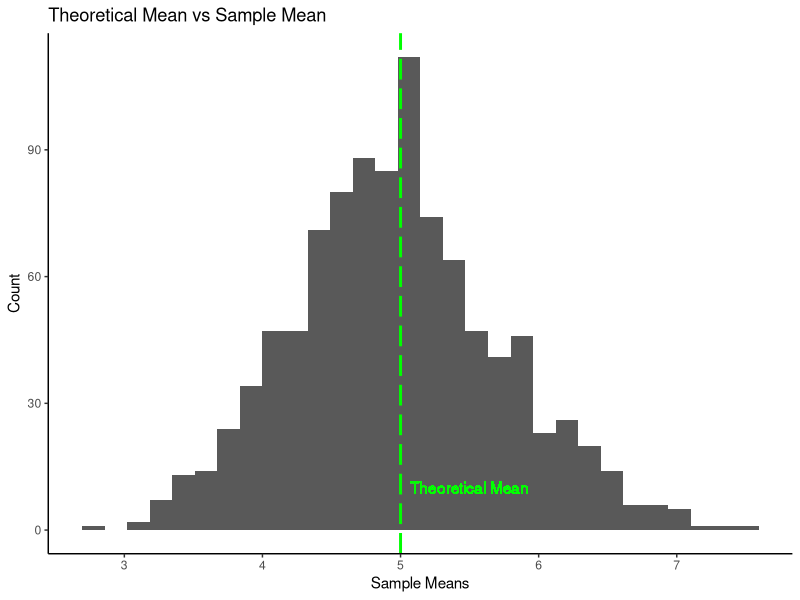

R code for this plot:
## ---- chunk 1
mns<-NULL
for (i in 1:1000) {
        mns=c(mns,mean(rexp(40,0.2)))
}
mns<-data.frame(mns)
## ---- chunk 2
library(ggplot2)
ggplot(data=mns, aes(mns))+
        geom_histogram()+
        labs(title="Theoretical Mean vs Sample Mean",
             x="Sample Means",
             y="Count")+
        geom_vline(xintercept=1/0.2, colour="green",linetype="longdash", size=1)+
        geom_text(aes(x=5.5,y=10,label="Theoretical Mean"),color="green")+
        theme_classic()
## ---- chunk 3

## ---- chunk 4
